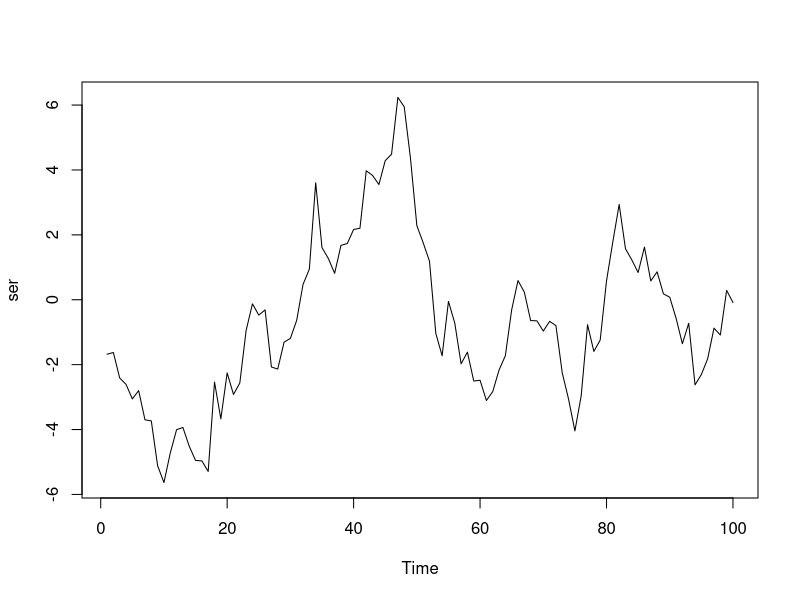
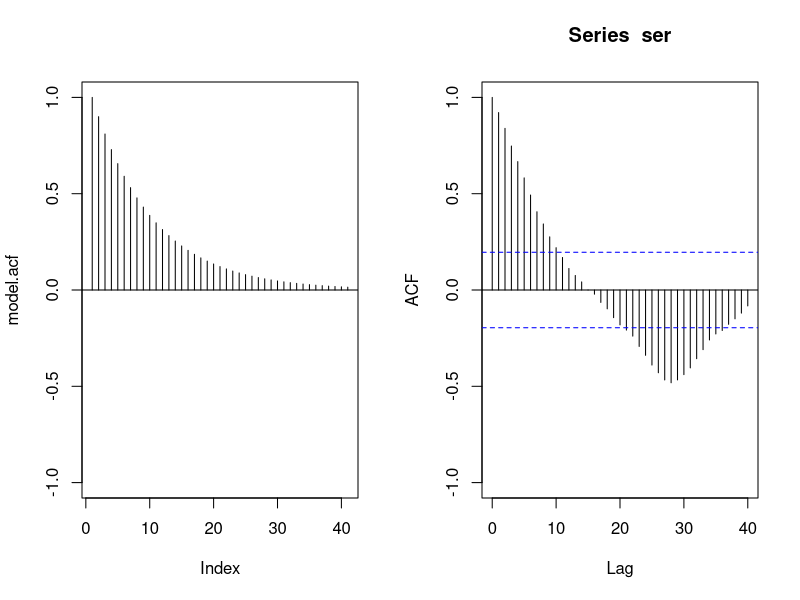
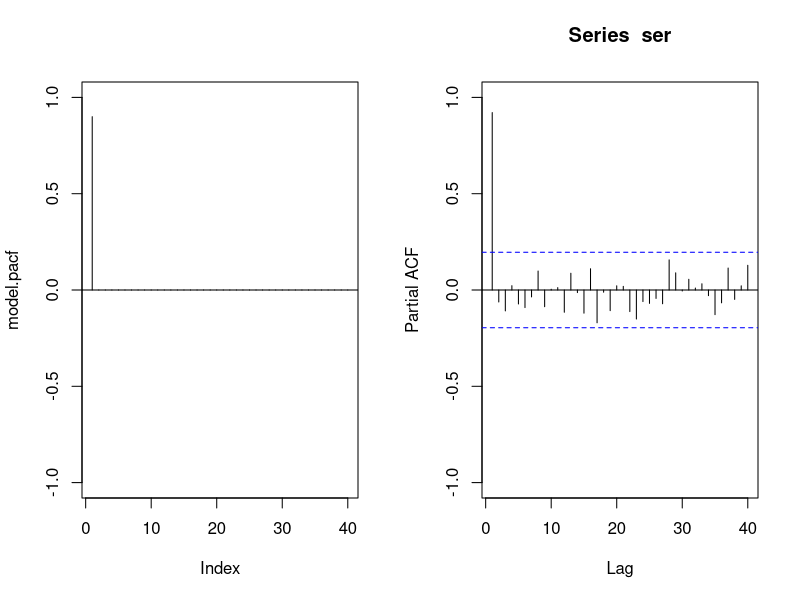
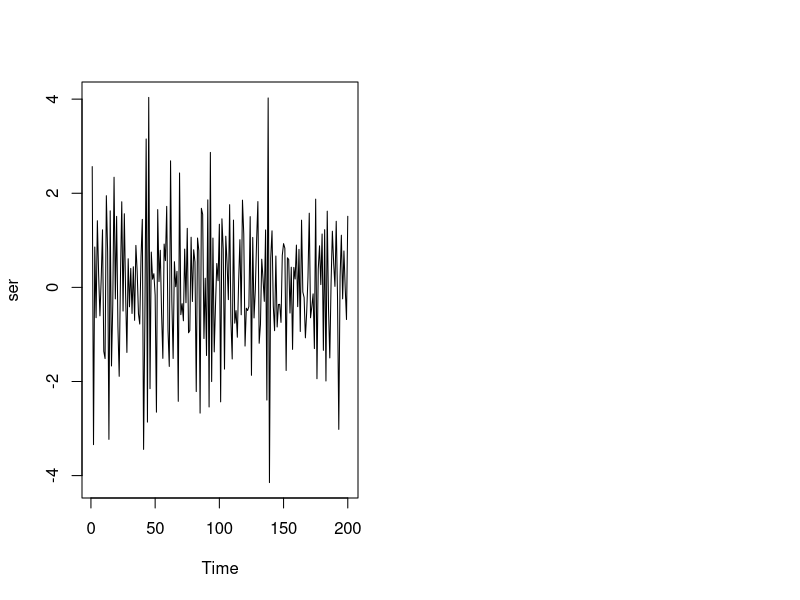
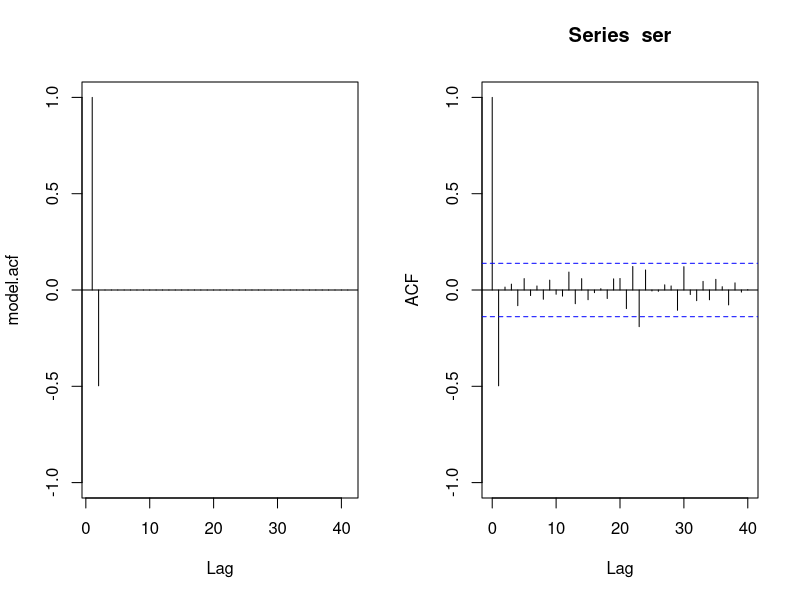
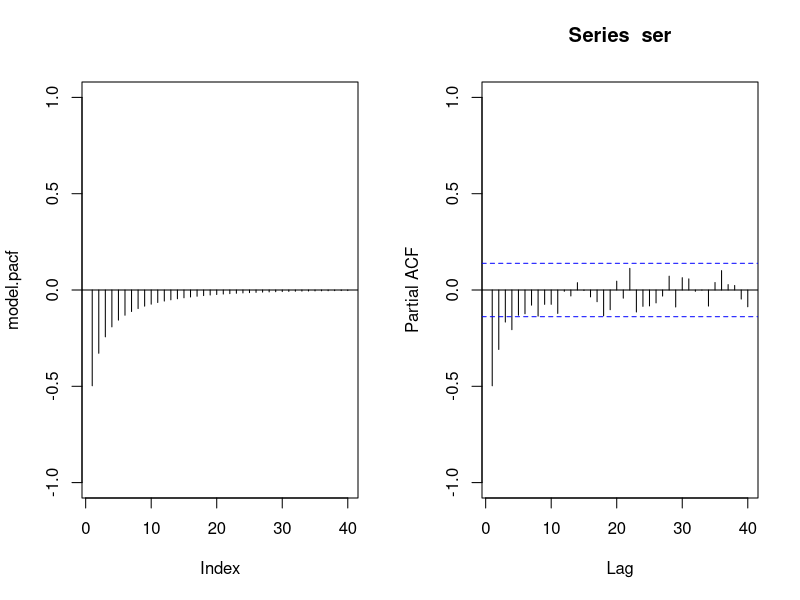
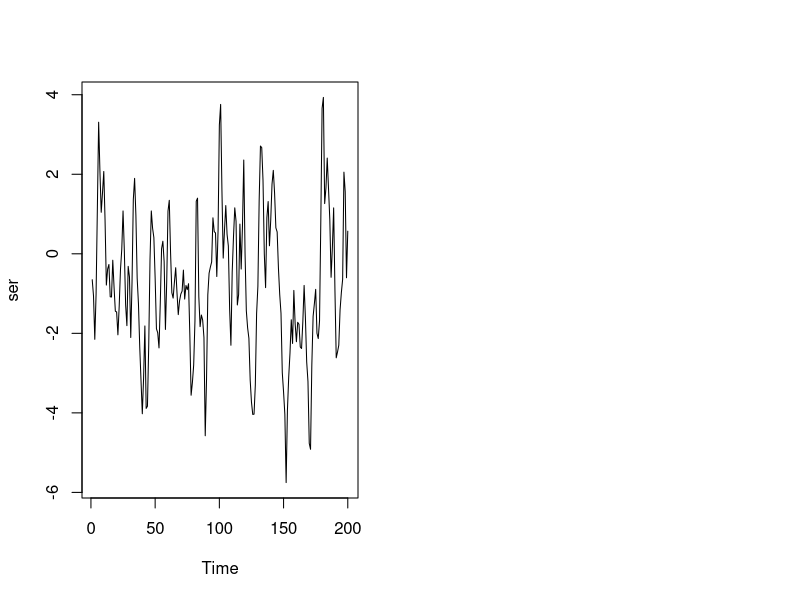
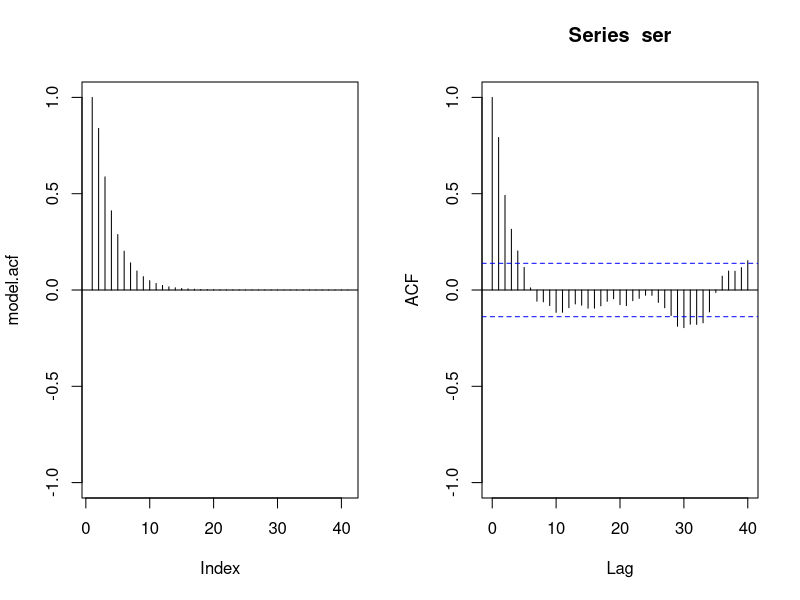

The R source for these figures, in order:
################################################################################
#
# ME - GIA. Introducció a serie temporals
#
#--------------------------------------
# Conceptes
#--------------------------------------
#
# Models ARMA
################################################################################

#-------------------------------------------------------------------------------
# AR(p)
#-------------------------------------------------------------------------------

##-- AR(p=1)
model.ar <- c(0.9)

##-- Simulacio del model AR
ser <- ts(arima.sim(list(ar = model.ar), 100))
plot(ser)

##-- ACF teoric versus mostral -------------------------------------------------
par(mfrow=c(1,2))

# ACF teoric del model
model.acf <- ARMAacf(ar = model.ar, lag.max = 40)
plot(model.acf, type="h", ylim=c(-1,1))
abline(h = 0)

# ACF mostral de la serie
acf(ser, lag.max=40, ylim=c(-1,1))

##-- PACF teoric versus mostral ------------------------------------------------
par(mfrow=c(1,2))

# PACF teoric del model
model.pacf <- ARMAacf(ar=model.ar, lag.max=40, pacf=T)
plot(model.pacf, type="h", ylim=c(-1,1))
abline(h=0)

# PACF mostral de la serie
pacf(ser, lag.max=40,ylim=c(-1,1))

# Expressio com a AR infinit
pis <- -ARMAtoMA(ma=-model.ar, lag.max=10)
pis

# Expressio com a MA infinit
psis <- ARMAtoMA(ar=model.ar, lag.max=10)
psis

# Arrels del polinomi carcteristic de la part AR
Mod(polyroot(c(1,-model.ar)))

#-------------------------------------------------------------------------------
# MA(q)
#-------------------------------------------------------------------------------

##-- MA(q=1)
model.ma <- c(-0.9)

##-- Simulacio del model
ser <- ts(arima.sim(list(ma = model.ma),200))
plot(ser)

##-- ACF teoric versus mostral -------------------------------------------------
par(mfrow=c(1,2))

##-- ACF teoric 
model.acf <- ARMAacf(ma = model.ma, lag.max = 40)
plot(model.acf, type = "h", ylim = c(-1,1), xlab = 'Lag')
abline(h=0)

# ACF mostral de la serie
acf(ser, lag.max = 40, ylim = c(-1,1))

##-- PACF teoric versus mostral ------------------------------------------------
par(mfrow=c(1,2))

# PACF teoric del model
model.pacf <- ARMAacf(ma = model.ma, lag.max=40, pacf=TRUE)
plot(model.pacf, type = "h", ylim = c(-1,1))
abline(h=0)

# PACF mostral de la serie
pacf(ser, lag.max = 40, ylim = c(-1,1))

##-- Expressio com a AR infinit ------------------------------------------------
pis <- -ARMAtoMA(ar = -model.ma, lag.max=10)
pis

##-- Expressio com a MA infinit ------------------------------------------------
psis <-  ARMAtoMA(ma = model.ma, lag.max=10)
psis

##-- Arrels del polinomi caracteristic de la part MA
Mod(polyroot(c(1,model.ma)))


#-------------------------------------------------------------------------------
# ARMA(p,q)
#-------------------------------------------------------------------------------

model.ar <- c(0.7)
model.ma <- c(0.6)

# Simulacio del model
ser <- ts(arima.sim(list(ar = model.ar,ma=model.ma),200))
plot(ser)

##-- ACF teoric versus mostral ------------------------------------------------
par(mfrow=c(1,2))

# ACF teoric
model.acf <- ARMAacf(ar = model.ar, ma = model.ma, lag.max=40)
plot(model.acf,type="h",ylim=c(-1,1))
abline(h=0)

# ACF mostral 
acf(ser,lag.max=40,ylim=c(-1,1))

##-- PACF teoric versus mostral ------------------------------------------------
par(mfrow=c(1,2))

# PACF teoric del model
model.pacf <- ARMAacf(ar=model.ar,ma=model.ma,lag.max=40,pacf=T)
plot(model.pacf, type="h", ylim=c(-1,1))
abline(h=0)

# PACF mostral de la serie
pacf(ser,lag.max=40,ylim=c(-1,1))

# Expressio com a AR infinit
pis <- -ARMAtoMA(ar=-model.ma, ma=-model.ar, lag.max=10)
pis

# Expressio com a MA infinit
psis <- ARMAtoMA(ar=model.ar,ma=model.ma,lag.max=10)
psis

# Arrels del polinomi caracteristic de la part AR
Mod(polyroot(c(1,-model.ar)))

# Arrels del polinomi caracteristic de la part MA
Mod(polyroot(c(1,model.ma)))
